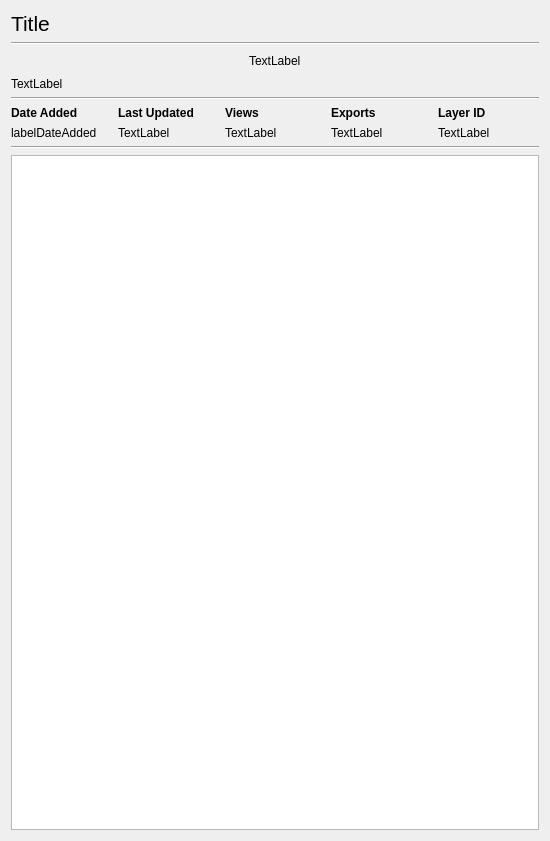
<?xml version="1.0" encoding="UTF-8"?>
<ui version="4.0">
 <class>Dialog</class>
 <widget class="QDialog" name="Dialog">
  <property name="geometry">
   <rect>
    <x>0</x>
    <y>0</y>
    <width>550</width>
    <height>841</height>
   </rect>
  </property>
  <property name="windowTitle">
   <string>Dataset details</string>
  </property>
  <layout class="QVBoxLayout" name="verticalLayout">
   <item>
    <widget class="QLabel" name="labelTitle">
     <property name="font">
      <font>
       <pointsize>16</pointsize>
      </font>
     </property>
     <property name="text">
      <string>Title</string>
     </property>
    </widget>
   </item>
   <item>
    <widget class="Line" name="line_5">
     <property name="orientation">
      <enum>Qt::Horizontal</enum>
     </property>
    </widget>
   </item>
   <item>
    <layout class="QHBoxLayout" name="horizontalLayout_3">
     <item>
      <spacer name="horizontalSpacer_6">
       <property name="orientation">
        <enum>Qt::Horizontal</enum>
       </property>
       <property name="sizeHint" stdset="0">
        <size>
         <width>40</width>
         <height>20</height>
        </size>
       </property>
      </spacer>
     </item>
     <item>
      <widget class="QLabel" name="labelMap">
       <property name="text">
        <string>TextLabel</string>
       </property>
      </widget>
     </item>
     <item>
      <spacer name="horizontalSpacer_8">
       <property name="orientation">
        <enum>Qt::Horizontal</enum>
       </property>
       <property name="sizeHint" stdset="0">
        <size>
         <width>40</width>
         <height>20</height>
        </size>
       </property>
      </spacer>
     </item>
    </layout>
   </item>
   <item>
    <widget class="QLabel" name="labelDataType">
     <property name="text">
      <string>TextLabel</string>
     </property>
    </widget>
   </item>
   <item>
    <widget class="Line" name="line_6">
     <property name="orientation">
      <enum>Qt::Horizontal</enum>
     </property>
    </widget>
   </item>
   <item>
    <layout class="QGridLayout" name="gridLayout_3">
     <item row="0" column="0">
      <widget class="QLabel" name="label_8">
       <property name="font">
        <font>
         <bold>true</bold>
        </font>
       </property>
       <property name="text">
        <string>Date Added</string>
       </property>
      </widget>
     </item>
     <item row="0" column="4">
      <widget class="QLabel" name="label_9">
       <property name="font">
        <font>
         <bold>true</bold>
        </font>
       </property>
       <property name="text">
        <string>Layer ID</string>
       </property>
      </widget>
     </item>
     <item row="0" column="2">
      <widget class="QLabel" name="label_10">
       <property name="font">
        <font>
         <bold>true</bold>
        </font>
       </property>
       <property name="text">
        <string>Views</string>
       </property>
      </widget>
     </item>
     <item row="0" column="1">
      <widget class="QLabel" name="label_11">
       <property name="font">
        <font>
         <bold>true</bold>
        </font>
       </property>
       <property name="text">
        <string>Last Updated</string>
       </property>
      </widget>
     </item>
     <item row="0" column="3">
      <widget class="QLabel" name="label_12">
       <property name="font">
        <font>
         <bold>true</bold>
        </font>
       </property>
       <property name="text">
        <string>Exports</string>
       </property>
      </widget>
     </item>
     <item row="1" column="0">
      <widget class="QLabel" name="labelDateAdded">
       <property name="text">
        <string>labelDateAdded</string>
       </property>
      </widget>
     </item>
     <item row="1" column="1">
      <widget class="QLabel" name="labelLastUpdated">
       <property name="text">
        <string>TextLabel</string>
       </property>
      </widget>
     </item>
     <item row="1" column="2">
      <widget class="QLabel" name="labelViews">
       <property name="text">
        <string>TextLabel</string>
       </property>
      </widget>
     </item>
     <item row="1" column="3">
      <widget class="QLabel" name="labelExports">
       <property name="text">
        <string>TextLabel</string>
       </property>
      </widget>
     </item>
     <item row="1" column="4">
      <widget class="QLabel" name="labelLayerId">
       <property name="text">
        <string>TextLabel</string>
       </property>
      </widget>
     </item>
    </layout>
   </item>
   <item>
    <widget class="Line" name="line_7">
     <property name="orientation">
      <enum>Qt::Horizontal</enum>
     </property>
    </widget>
   </item>
   <item>
    <widget class="QTextBrowser" name="txtDescription">
     <property name="openExternalLinks">
      <bool>true</bool>
     </property>
     <property name="openLinks">
      <bool>true</bool>
     </property>
    </widget>
   </item>
  </layout>
 </widget>
 <resources/>
 <connections/>
</ui>
